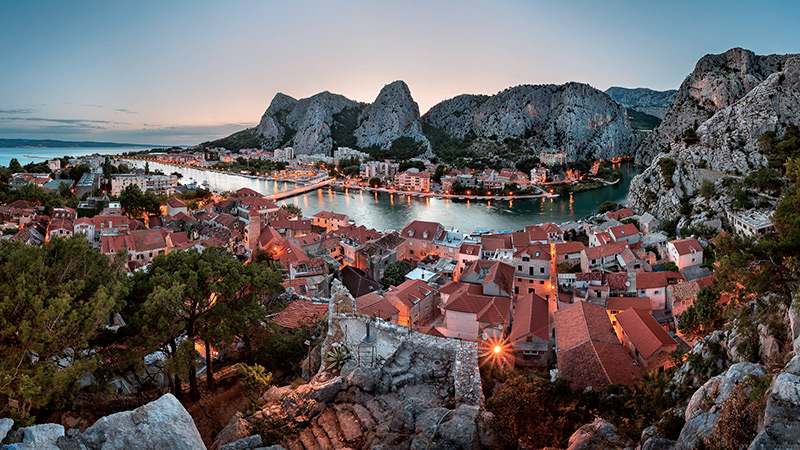
#> input picture lab1/1.jpg, 800 x 450 px
$ python 3.py
#> lines starting #> are read from the running program, lines starting #| are printed output that depends on the picture
from PIL import Image, ImageDraw #Подключим необходимые библиотеки

image = Image.open("1.jpg") #Открываем изображение
#> image is the input picture: PIL image 800x450 RGB; mean R, G, B 101.5, 95, 95.2
draw = ImageDraw.Draw(image) #Создаем инструмент для рисования
width  = image.size[0] #Определяем ширину
#> width = 800
height = image.size[1] #Определяем высоту
#> height = 450
pix = image.load() #Выгружаем значения пикселей

lst = []
count = [0]*256

for x in range(width):
        for y in range(height):
                i = pix[x, y][1]
                lst.append(i)
                count[i] = count[i] + 1
#> after the loop, count = 256 values, max 5837 at index 0, min 19 at index 252, mean 1406.2; lst = 360000 items
m = max(count)
#> m = 5837
k = (height//2)/m
#> k = 0.0385

for x in range(256):
        for y in range(height//2):
                a = pix[x, y][0]
                b = pix[x, y][1]
                c = pix[x, y][2]
                if (y >= k*(m - count[x]) and y <= m*k and x<=256):
                    draw.point((x, y), (0, 255, 0))

image.show()
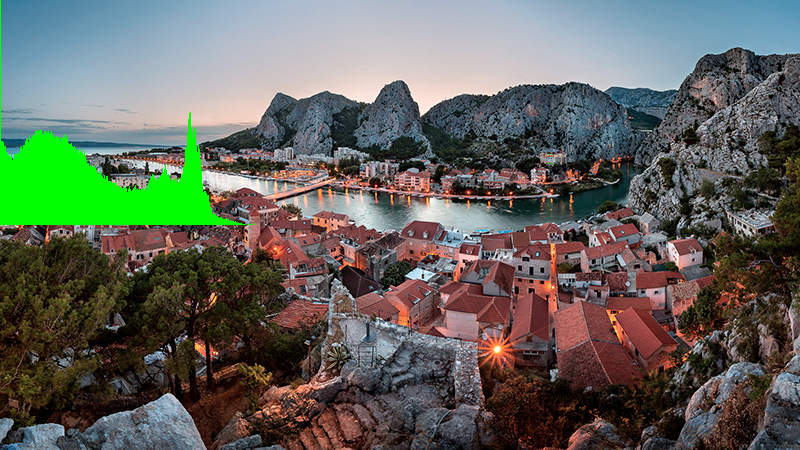
#> shown: PIL image 800x450 RGB; mean R, G, B 98.2, 101.6, 92.2
del draw
